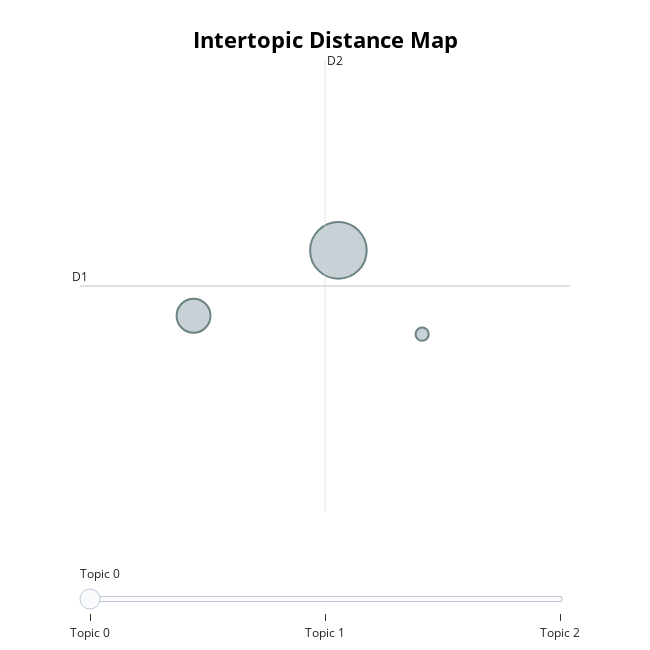
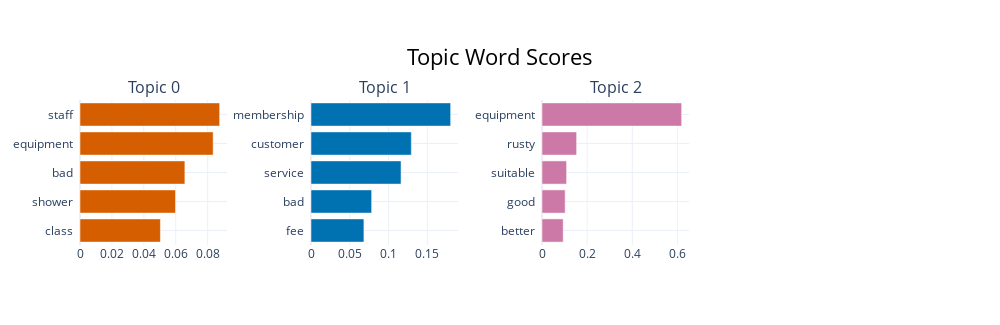
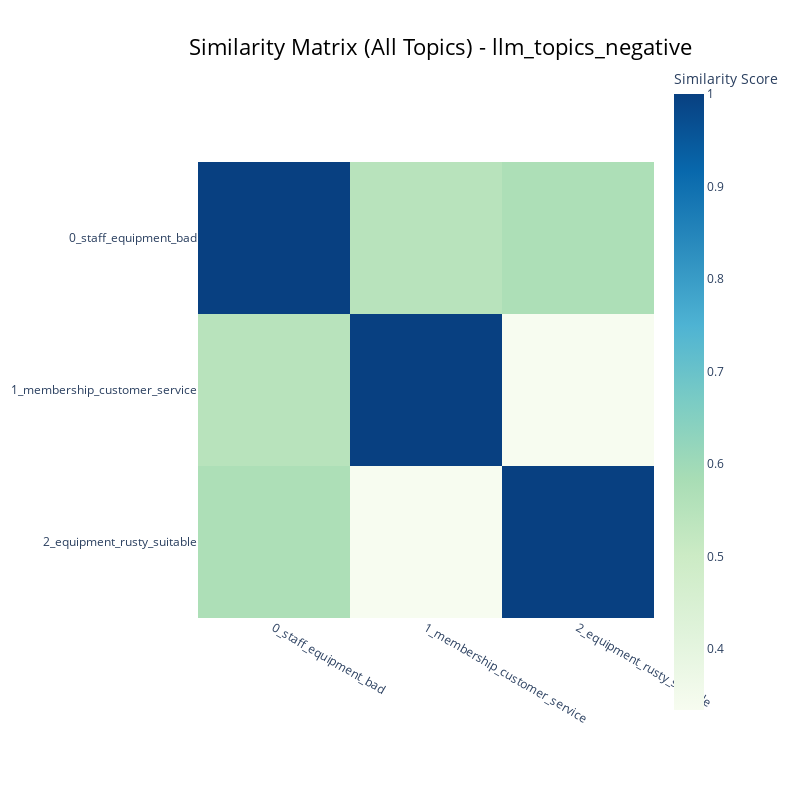
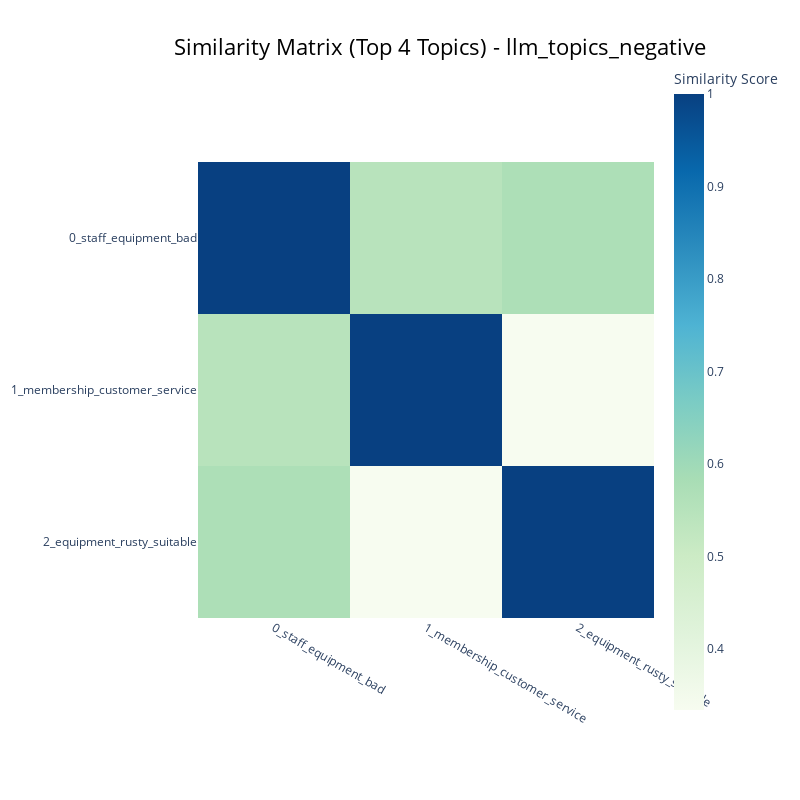

Write notebook code for charts like these, in order.
### Code cell
# Note: SAMPLE_SIZE only affects Falcon extraction. BERTopic is always run on the imported (saved) full extracted topic dataset.
#       This approach has been adopted as BERTopic struggles to find topics on small samples and creates errors when running.
TOP_N_TOPICS = 4
N_WORDS_BARCHART = 5
LABEL = "llm_topics_negative"

UMAP_N_NEIGHBOURS = 15
UMAP_N_COMPONENTS = 5
UMAP_MIN_DIST = 0
UMAP_METRIC = "cosine"

runner = BERTopicRunner(
    model_dir=MODEL_DIR,
    plot_dir=PLOT_DIR,
    table_dir=TABLE_DIR,
    seed=SEED,
    top_n_topics=TOP_N_TOPICS,
    n_words_barchart=N_WORDS_BARCHART,
    min_topic_size=30,
    show_plots=True,
    save_png=True,
    png_scale=2,
    
    
    # UMAP controls
    umap_n_neighbors=UMAP_N_NEIGHBOURS,
    umap_n_components=UMAP_N_COMPONENTS,
    umap_min_dist=UMAP_MIN_DIST,
    umap_metric=UMAP_METRIC,
)

result_llm_topics = runner.run(
    df_topics_for_bertopic,
    label=LABEL,
    text_col=FALCON_TOPIC_TEXT_COL,
    verbose=True,
)

print(result_llm_topics.plot_paths)
display(result_llm_topics.topic_info.head(5))
display(result_llm_topics.top_topics_table.head(5))

### Figure 1 — Plotly figure (JSON) as saved in the notebook; plotly's stock layout.template omitted (floating-point values rounded to 4 significant figures)
{"data": [{"customdata": [[0, "staff | equipment | bad | shower | class", 677], [1, "membership | customer | service | bad | fee", 243], [2, "equipment | rusty | suitable | good | better", 37]], "hovertemplate": "<b>Topic %{customdata[0]}</b><br>%{customdata[1]}<br>Size: %{customdata[2]}", "legendgroup": "", "marker": {"color": "#B0BEC5", "line": {"color": "DarkSlateGrey", "width": 2}, "size": [677, 243, 37], "sizemode": "area", "sizeref": 0.4231, "symbol": "circle"}, "mode": "markers", "name": "", "orientation": "v", "showlegend": false, "type": "scatter", "x": [5.342, 4.484, 5.839], "xaxis": "x", "y": [11.24, 10.66, 10.5], "yaxis": "y"}], "layout": {"annotations": [{"showarrow": false, "text": "D1", "x": 3.812, "y": 10.92, "yshift": 10}, {"showarrow": false, "text": "D2", "x": 5.263, "xshift": 10, "y": 12.92}], "height": 650, "hoverlabel": {"bgcolor": "white", "font": {"family": "Rockwell", "size": 16}}, "legend": {"itemsizing": "constant", "tracegroupgap": 0}, "margin": {"t": 60}, "shapes": [{"line": {"color": "#CFD8DC", "width": 2}, "type": "line", "x0": 5.263, "x1": 5.263, "y0": 8.921, "y1": 12.92}, {"line": {"color": "#9E9E9E", "width": 2}, "type": "line", "x0": 3.812, "x1": 6.714, "y0": 10.92, "y1": 10.92}], "sliders": [{"active": 0, "pad": {"t": 50}, "steps": [{"args": [{"marker.color": [["red", "#B0BEC5", "#B0BEC5"]]}], "label": "Topic 0", "method": "update"}, {"args": [{"marker.color": [["#B0BEC5", "red", "#B0BEC5"]]}], "label": "Topic 1", "method": "update"}, {"args": [{"marker.color": [["#B0BEC5", "#B0BEC5", "red"]]}], "label": "Topic 2", "method": "update"}]}], "title": {"font": {"color": "Black", "size": 22}, "text": "<b>Intertopic Distance Map</b>", "x": 0.5, "xanchor": "center", "y": 0.95, "yanchor": "top"}, "width": 650, "xaxis": {"anchor": "y", "domain": [0, 1], "range": [3.812, 6.714], "title": {"text": ""}, "visible": false}, "yaxis": {"anchor": "x", "domain": [0, 1], "range": [8.921, 12.92], "title": {"text": ""}, "visible": false}}}

### Figure 2 — Plotly figure (JSON) as saved in the notebook; plotly's stock layout.template omitted (floating-point values rounded to 4 significant figures)
{"data": [{"marker": {"color": "#D55E00"}, "orientation": "h", "type": "bar", "x": [0.05038, 0.05984, 0.06571, 0.08344, 0.0875], "xaxis": "x", "y": ["class  ", "shower  ", "bad  ", "equipment  ", "staff  "], "yaxis": "y"}, {"marker": {"color": "#0072B2"}, "orientation": "h", "type": "bar", "x": [0.06821, 0.07815, 0.1161, 0.1293, 0.18], "xaxis": "x2", "y": ["fee  ", "bad  ", "service  ", "customer  ", "membership  "], "yaxis": "y2"}, {"marker": {"color": "#CC79A7"}, "orientation": "h", "type": "bar", "x": [0.09391, 0.1026, 0.1089, 0.1534, 0.6188], "xaxis": "x3", "y": ["better  ", "good  ", "suitable  ", "rusty  ", "equipment  "], "yaxis": "y3"}], "layout": {"annotations": [{"font": {"size": 16}, "showarrow": false, "text": "Topic 0", "x": 0.0875, "xanchor": "center", "xref": "paper", "y": 1, "yanchor": "bottom", "yref": "paper"}, {"font": {"size": 16}, "showarrow": false, "text": "Topic 1", "x": 0.3625, "xanchor": "center", "xref": "paper", "y": 1, "yanchor": "bottom", "yref": "paper"}, {"font": {"size": 16}, "showarrow": false, "text": "Topic 2", "x": 0.6375, "xanchor": "center", "xref": "paper", "y": 1, "yanchor": "bottom", "yref": "paper"}], "height": 325, "hoverlabel": {"bgcolor": "white", "font": {"family": "Rockwell", "size": 16}}, "showlegend": false, "title": {"font": {"color": "Black", "size": 22}, "text": "Topic Word Scores", "x": 0.5, "xanchor": "center", "yanchor": "top"}, "width": 1000, "xaxis": {"anchor": "y", "domain": [0, 0.175], "showgrid": true}, "xaxis2": {"anchor": "y2", "domain": [0.275, 0.45], "showgrid": true}, "xaxis3": {"anchor": "y3", "domain": [0.55, 0.725], "showgrid": true}, "xaxis4": {"anchor": "y4", "domain": [0.825, 1], "showgrid": true}, "yaxis": {"anchor": "x", "domain": [0, 1], "showgrid": true}, "yaxis2": {"anchor": "x2", "domain": [0, 1], "showgrid": true}, "yaxis3": {"anchor": "x3", "domain": [0, 1], "showgrid": true}, "yaxis4": {"anchor": "x4", "domain": [0, 1], "showgrid": true}}}

### Figure 3 — Plotly figure (JSON) as saved in the notebook; plotly's stock layout.template omitted (floating-point values rounded to 4 significant figures)
{"data": [{"coloraxis": "coloraxis", "hovertemplate": "x: %{x}<br>y: %{y}<br>Similarity Score: %{z}<extra></extra>", "name": "0", "type": "heatmap", "x": ["0_staff_equipment_bad", "1_membership_customer_service", "2_equipment_rusty_suitable"], "xaxis": "x", "y": ["0_staff_equipment_bad", "1_membership_customer_service", "2_equipment_rusty_suitable"], "yaxis": "y", "z": [[1.0, 0.5475, 0.5715], [0.5475, 1.0, 0.3339], [0.5715, 0.3339, 1.0]]}], "layout": {"coloraxis": {"colorbar": {"title": {"text": "Similarity Score"}}, "colorscale": [[0, "rgb(247,252,240)"], [0.125, "rgb(224,243,219)"], [0.25, "rgb(204,235,197)"], [0.375, "rgb(168,221,181)"], [0.5, "rgb(123,204,196)"], [0.625, "rgb(78,179,211)"], [0.75, "rgb(43,140,190)"], [0.875, "rgb(8,104,172)"], [1, "rgb(8,64,129)"]]}, "height": 800, "hoverlabel": {"bgcolor": "white", "font": {"family": "Rockwell", "size": 16}}, "legend": {"title": {"text": "Trend"}}, "margin": {"t": 60}, "showlegend": true, "title": {"font": {"color": "Black", "size": 22}, "text": "Similarity Matrix (All Topics) - llm_topics_negative", "x": 0.55, "xanchor": "center", "y": 0.95, "yanchor": "top"}, "width": 800, "xaxis": {"anchor": "y", "constrain": "domain", "domain": [0, 1], "scaleanchor": "y"}, "yaxis": {"anchor": "x", "autorange": "reversed", "constrain": "domain", "domain": [0, 1]}}}

### Figure 4 — Plotly figure (JSON) as saved in the notebook; plotly's stock layout.template omitted (floating-point values rounded to 4 significant figures)
{"data": [{"coloraxis": "coloraxis", "hovertemplate": "x: %{x}<br>y: %{y}<br>Similarity Score: %{z}<extra></extra>", "name": "0", "type": "heatmap", "x": ["0_staff_equipment_bad", "1_membership_customer_service", "2_equipment_rusty_suitable"], "xaxis": "x", "y": ["0_staff_equipment_bad", "1_membership_customer_service", "2_equipment_rusty_suitable"], "yaxis": "y", "z": [[1.0, 0.5475, 0.5715], [0.5475, 1.0, 0.3339], [0.5715, 0.3339, 1.0]]}], "layout": {"coloraxis": {"colorbar": {"title": {"text": "Similarity Score"}}, "colorscale": [[0, "rgb(247,252,240)"], [0.125, "rgb(224,243,219)"], [0.25, "rgb(204,235,197)"], [0.375, "rgb(168,221,181)"], [0.5, "rgb(123,204,196)"], [0.625, "rgb(78,179,211)"], [0.75, "rgb(43,140,190)"], [0.875, "rgb(8,104,172)"], [1, "rgb(8,64,129)"]]}, "height": 800, "hoverlabel": {"bgcolor": "white", "font": {"family": "Rockwell", "size": 16}}, "legend": {"title": {"text": "Trend"}}, "margin": {"t": 60}, "showlegend": true, "title": {"font": {"color": "Black", "size": 22}, "text": "Similarity Matrix (Top 4 Topics) - llm_topics_negative", "x": 0.55, "xanchor": "center", "y": 0.95, "yanchor": "top"}, "width": 800, "xaxis": {"anchor": "y", "constrain": "domain", "domain": [0, 1], "scaleanchor": "y"}, "yaxis": {"anchor": "x", "autorange": "reversed", "constrain": "domain", "domain": [0, 1]}}}
